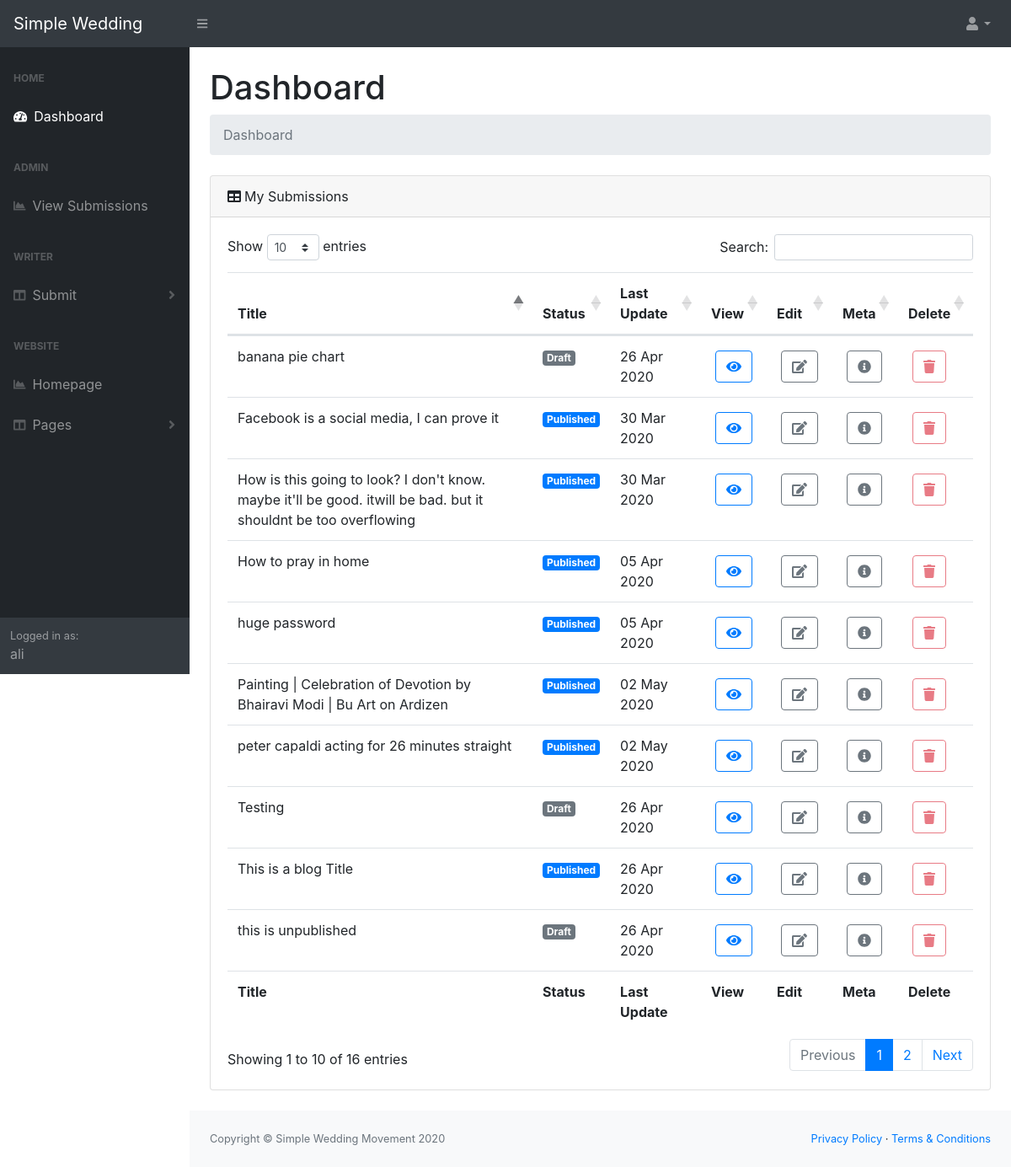
Before: /dashboard/ (signed in) with the older database file.
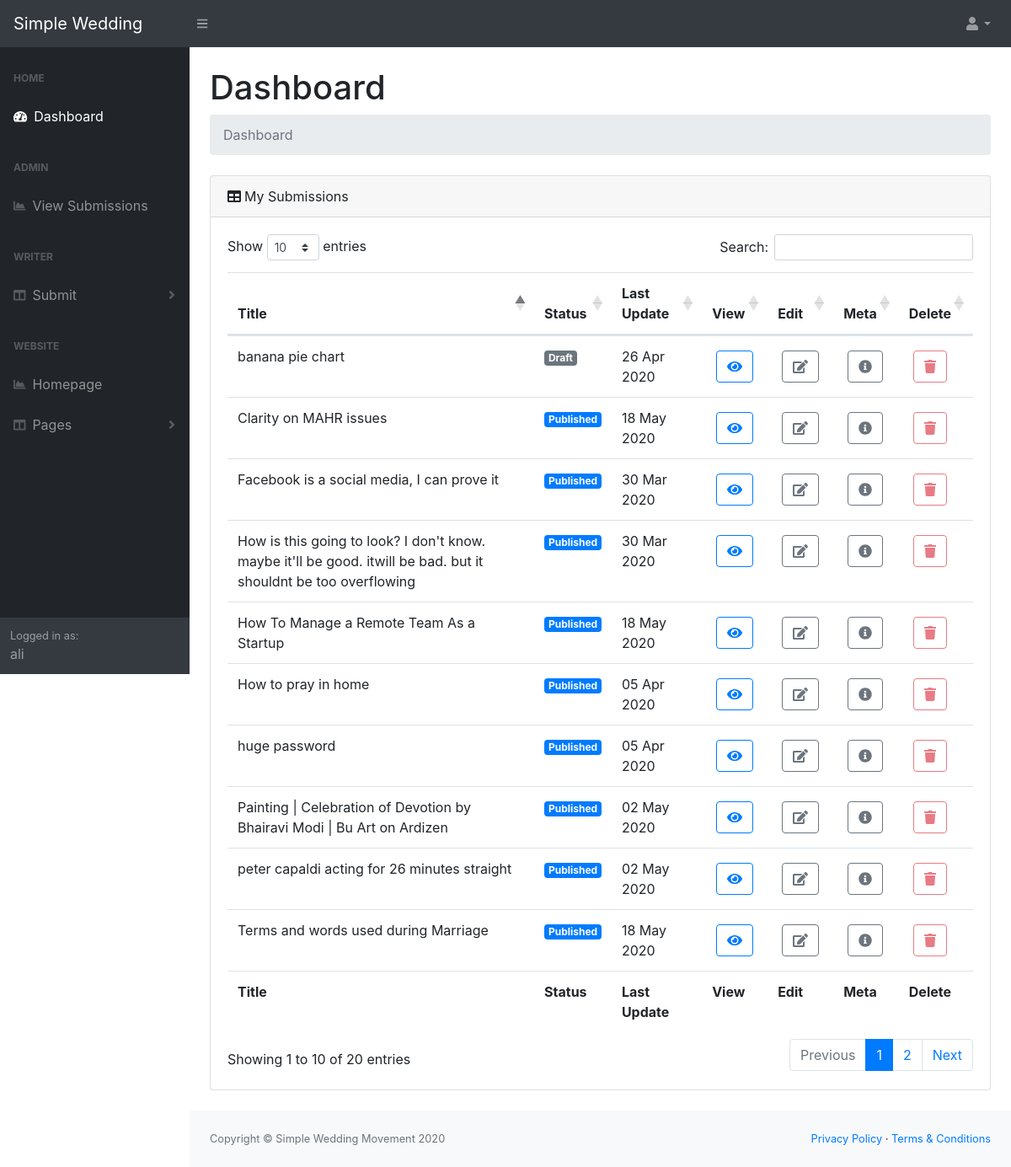
After: the same page with the newer database file.
### core/models.py (models this page shows, shortened)
class Post(models.Model):
    user = models.ForeignKey(settings.AUTH_USER_MODEL, default=1, on_delete=models.CASCADE)
    title = models.CharField(max_length=300)
    link = models.CharField(max_length=2200, blank=True)
    detail = models.TextField(max_length=22000)
    meta_description = models.TextField(max_length=160, default=default_meta_description)
    slug = models.SlugField(max_length=200, unique=True)
    catagory = models.ForeignKey(catagories, related_name='posts', default=1, on_delete=models.CASCADE)
    publish = models.BooleanField(default=False)
    timestamp = models.DateTimeField(auto_now=False, auto_now_add=True)
    updated = models.DateTimeField(auto_now=True, auto_now_add=False)
    class Meta:
        ordering = ["-timestamp", "-updated"]

### accounts/views.py (the view)
# urls.py: path('', views.admin_dashboard, name='admin_dashboard'),
@user_passes_test(lambda u:u.is_authenticated, login_url=reverse_lazy('login'))
def admin_dashboard(request):
	article = Post.objects.filter(user__username=request.user.username)
	context = {
		'production' : settings.PRODUCTION,
		'blogs' : article,
	}
	return render(request, 'accounts/admin_dashboard_v2.html', context)

### core/models.py (called while the page is built)
    def __str__(self):
        return self.catagory_name

### accounts/templates/accounts/admin_dashboard_v2.html (shortened to what this page needs)
{% extends 'accounts/admin_base.html' %}
{% load static %}
{% block content %}
<h1 class="mt-4">Dashboard</h1>
<ol class="breadcrumb mb-4">
	<li class="breadcrumb-item active">Dashboard</li>
</ol>
<div class="card mb-4">
	<div class="card-header"><i class="fas fa-table mr-1"></i>My Submissions</div>
	<div class="card-body">
		<div class="table-responsive">
			<table class="table" id="dataTable" width="100%" cellspacing="0">
				<thead>
					<tr>
						<th>Title</th>
						<th>Status</th>
						<th>Last Update</th>
						<th>View</th>
						<th>Edit</th>
						<th>Meta</th>
						<th>Delete</th>
					</tr>
				</thead>
				<tfoot>
					<tr>
						<th>Title</th>
						<th>Status</th>
						<th>Last Update</th>
						<th>View</th>
						<th>Edit</th>
						<th>Meta</th>
						<th>Delete</th>
					</tr>
				</tfoot>
				<tbody>
					{% for blog in blogs %}
					<tr>
						<td>
							{{blog.title}}
						</td>
						<td>
							{% if blog.publish %}
							<span class="badge badge-primary">Published</span>
							{% else %}
							<span class="badge badge-secondary">Draft</span>
							{% endif %}
						</td>
						<td>
							{{blog.updated|date:'d M Y'}}<br>
						</td>
						<td>
							<a style="margin: 5px" href="{% if blog.link %}{{blog.link}}{% else %}{% url 'core:article' blog.slug %}{% endif %}" class="btn btn-outline-primary">
								<i class="fas fa-eye"></i>
							</a>
						</td>
						<td>
							<a style="margin: 5px" href="{% url 'dashboard:edit_blog' blog.slug %}" class="btn btn-outline-secondary">
								<i class="fas fa-edit"></i>
							</a>
						</td>
						<td>
							<a style="margin: 5px" href="{% url 'dashboard:blog_meta_description' blog.slug %}" class="btn btn-outline-secondary">
								<i class="fas fa-info-circle"></i>
							</a>
						</td>
						<td>
							<a style="margin: 5px" href="" class="btn btn-outline-danger disabled">
								<i class="fas fa-trash"></i>
							</a>
						</td>
					</tr>
					{% endfor %}
				</tbody>
			</table>
		</div>
	</div>
</div>
{% endblock %}

Changed rows visible on the page:
no longer on this page (row unchanged): Post: title "this is unpublished", publish "Draft", updated "26 Apr 2020"
no longer on this page (row unchanged): Post: title "Testing", publish "Draft", updated "26 Apr 2020"
no longer on this page (row unchanged): Post: title "This is a blog Title", publish "Published", updated "26 Apr 2020"
added Post: title "Clarity on MAHR issues", publish "Published", updated "18 May 2020"
added Post: title "How To Manage a Remote Team As a Startup", publish "Published", updated "18 May 2020"
added Post: title "Terms and words used during Marriage", publish "Published", updated "18 May 2020"
Other visible differences:
text written by a page script: "Show entries Search: Showing 1 to 10 of 16 entries Previous 1 2 Next" → "Show entries Search: Showing 1 to 10 of 20 entries Previous 1 2 Next"
